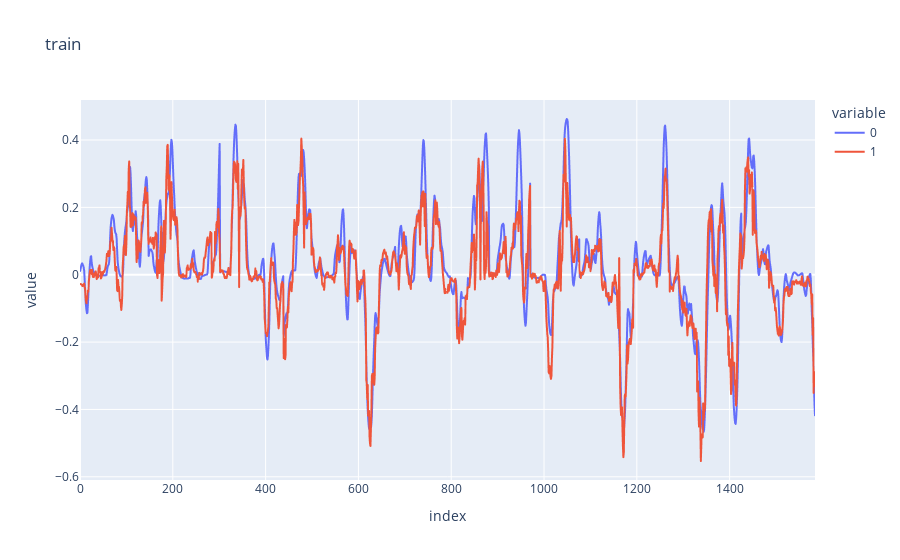

Notebook code for this chart:
### Code cell
px.line(np.c_[val_outv[:, :], val_y_pred[:, :]], title='train')

### Figure 1 — Plotly figure (JSON) as saved in the notebook; plotly's stock layout.template omitted (floating-point values rounded to 4 significant figures; data arrays with more than 128 entries replaced by an {"elided": "..."} marker saying what was removed)
{"data": [{"hovertemplate": "variable=0<br>index=%{x}<br>value=%{y}<extra></extra>", "legendgroup": "0", "line": {"color": "#636efa", "dash": "solid"}, "marker": {"symbol": "circle"}, "mode": "lines", "name": "0", "showlegend": true, "type": "scattergl", "x": {"elided": "1585 int values"}, "xaxis": "x", "y": {"elided": "1585 float values"}, "yaxis": "y"}, {"hovertemplate": "variable=1<br>index=%{x}<br>value=%{y}<extra></extra>", "legendgroup": "1", "line": {"color": "#EF553B", "dash": "solid"}, "marker": {"symbol": "circle"}, "mode": "lines", "name": "1", "showlegend": true, "type": "scattergl", "x": {"elided": "1585 int values"}, "xaxis": "x", "y": {"elided": "1585 float values"}, "yaxis": "y"}], "layout": {"legend": {"title": {"text": "variable"}, "tracegroupgap": 0}, "title": {"text": "train"}, "xaxis": {"anchor": "y", "domain": [0, 1], "title": {"text": "index"}}, "yaxis": {"anchor": "x", "domain": [0, 1], "title": {"text": "value"}}}}
